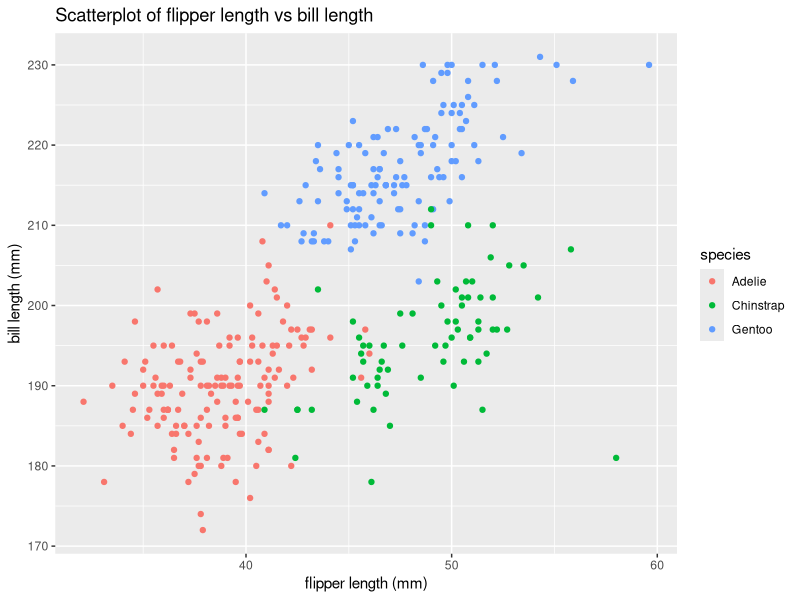
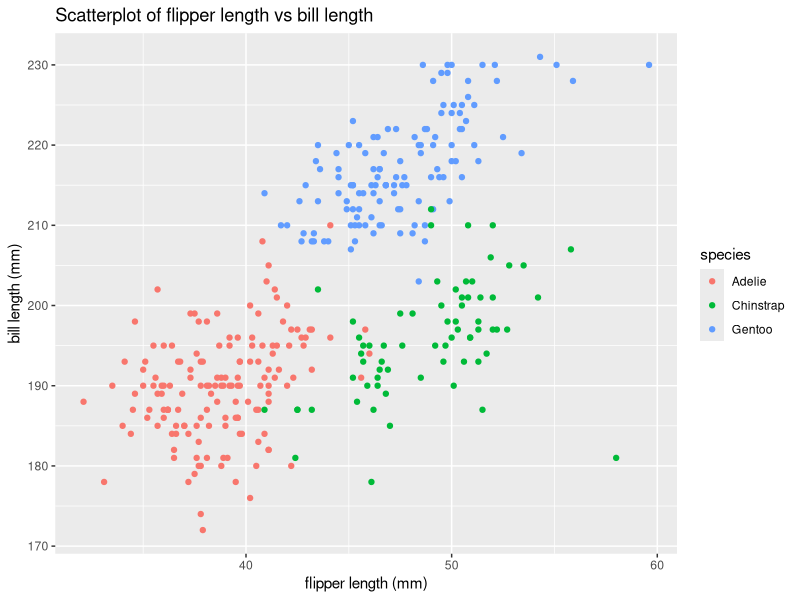

Reproduce these figures in R, in order.
## ---- chunk 1
library(palmerpenguins)
library(tidyverse)
## ---- chunk 2
data("penguins", package = "palmerpenguins")
## ---- chunk 3
penguins |>
  drop_na(bill_length_mm, flipper_length_mm) |>
  ggplot(aes(x = bill_length_mm, 
             y = flipper_length_mm, 
             color = species)) + 
  geom_point() + 
  labs(title = "Scatterplot of flipper length vs bill length", 
       x = "flipper length (mm)", 
       y = "bill length (mm)")

ggsave("Scatterplot of flipper length vs bill length.png")
## ---- chunk 4
set.seed(0920)
data_p2 <- tibble(
  vec_num = rnorm(10),
  vec_logi = vec_num > 0,
  vec_char = c("a","b","c","d","e","f","g","h","i","j"),
  vec_factor = factor(rep(c("level_1","level_2","level_3"), length.out = 10))
)
data_p2
## ---- chunk 5
mean(pull(data_p2, vec_num), na.rm = TRUE) #works
mean(pull(data_p2, vec_logi), na.rm = TRUE) #works
mean(pull(data_p2, vec_char), na.rm = TRUE) #doesn't work, return NA and warning
mean(pull(data_p2, vec_factor), na.rm = TRUE) #doesn't work, return NA and warning
